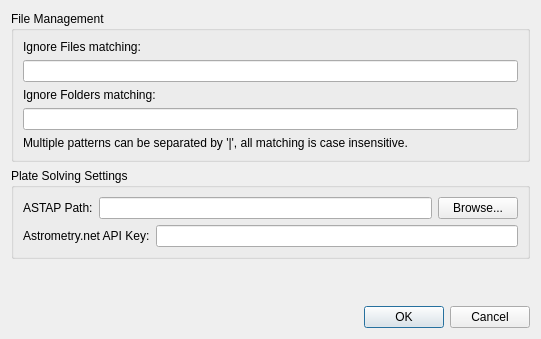
<?xml version="1.0" encoding="UTF-8"?>
<ui version="4.0">
 <class>SettingsDialog</class>
 <widget class="QDialog" name="SettingsDialog">
  <property name="geometry">
   <rect>
    <x>0</x>
    <y>0</y>
    <width>541</width>
    <height>339</height>
   </rect>
  </property>
  <property name="windowTitle">
   <string>Settings</string>
  </property>
  <layout class="QVBoxLayout" name="verticalLayout_2">
   <item>
    <widget class="QGroupBox" name="groupBox">
     <property name="minimumSize">
      <size>
       <width>0</width>
       <height>20</height>
      </size>
     </property>
     <property name="title">
      <string>File Management</string>
     </property>
     <layout class="QVBoxLayout" name="verticalLayout">
      <item>
       <widget class="QLabel" name="label">
        <property name="text">
         <string>Ignore Files matching:</string>
        </property>
       </widget>
      </item>
      <item>
       <widget class="QLineEdit" name="file_ignore_edit"/>
      </item>
      <item>
       <widget class="QLabel" name="label_2">
        <property name="text">
         <string>Ignore Folders matching:</string>
        </property>
       </widget>
      </item>
      <item>
       <widget class="QLineEdit" name="folder_ignore_edit"/>
      </item>
      <item>
       <widget class="QLabel" name="label_3">
        <property name="text">
         <string>Multiple patterns can be separated by '|', all matching is case insensitive.</string>
        </property>
       </widget>
      </item>
     </layout>
    </widget>
   </item>
   <item>
    <widget class="QGroupBox" name="platesolver_group">
     <property name="title">
      <string>Plate Solving Settings</string>
     </property>
     <layout class="QVBoxLayout" name="platesolver_layout">
      <item>
       <layout class="QHBoxLayout" name="astap_layout">
        <item>
         <widget class="QLabel" name="astap_label">
          <property name="text">
           <string>ASTAP Path:</string>
          </property>
         </widget>
        </item>
        <item>
         <widget class="QLineEdit" name="astap_path_edit">
          <property name="toolTip">
           <string>Path to the ASTAP executable</string>
          </property>
         </widget>
        </item>
        <item>
         <widget class="QPushButton" name="astap_browse_button">
          <property name="text">
           <string>Browse...</string>
          </property>
         </widget>
        </item>
       </layout>
      </item>
      <item>
       <layout class="QHBoxLayout" name="astrometry_layout">
        <item>
         <widget class="QLabel" name="astrometry_label">
          <property name="text">
           <string>Astrometry.net API Key:</string>
          </property>
         </widget>
        </item>
        <item>
         <widget class="QLineEdit" name="astrometry_api_key_edit">
          <property name="toolTip">
           <string>API key for astrometry.net</string>
          </property>
         </widget>
        </item>
       </layout>
      </item>
     </layout>
    </widget>
   </item>
   <item>
    <spacer name="verticalSpacer">
     <property name="orientation">
      <enum>Qt::Orientation::Vertical</enum>
     </property>
     <property name="sizeHint" stdset="0">
      <size>
       <width>20</width>
       <height>40</height>
      </size>
     </property>
    </spacer>
   </item>
   <item>
    <widget class="QDialogButtonBox" name="buttonBox">
     <property name="standardButtons">
      <set>QDialogButtonBox::StandardButton::Cancel|QDialogButtonBox::StandardButton::Ok</set>
     </property>
    </widget>
   </item>
  </layout>
 </widget>
 <resources/>
 <connections>
  <connection>
   <sender>buttonBox</sender>
   <signal>accepted()</signal>
   <receiver>SettingsDialog</receiver>
   <slot>accept()</slot>
   <hints>
    <hint type="sourcelabel">
     <x>199</x>
     <y>275</y>
    </hint>
    <hint type="destinationlabel">
     <x>199</x>
     <y>149</y>
    </hint>
   </hints>
  </connection>
  <connection>
   <sender>buttonBox</sender>
   <signal>rejected()</signal>
   <receiver>SettingsDialog</receiver>
   <slot>reject()</slot>
   <hints>
    <hint type="sourcelabel">
     <x>199</x>
     <y>275</y>
    </hint>
    <hint type="destinationlabel">
     <x>199</x>
     <y>149</y>
    </hint>
   </hints>
  </connection>
 </connections>
</ui>
